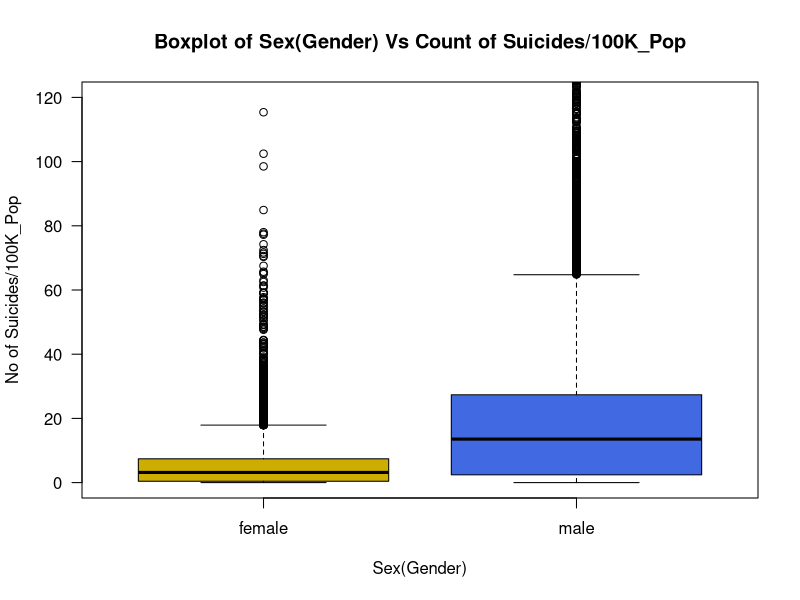
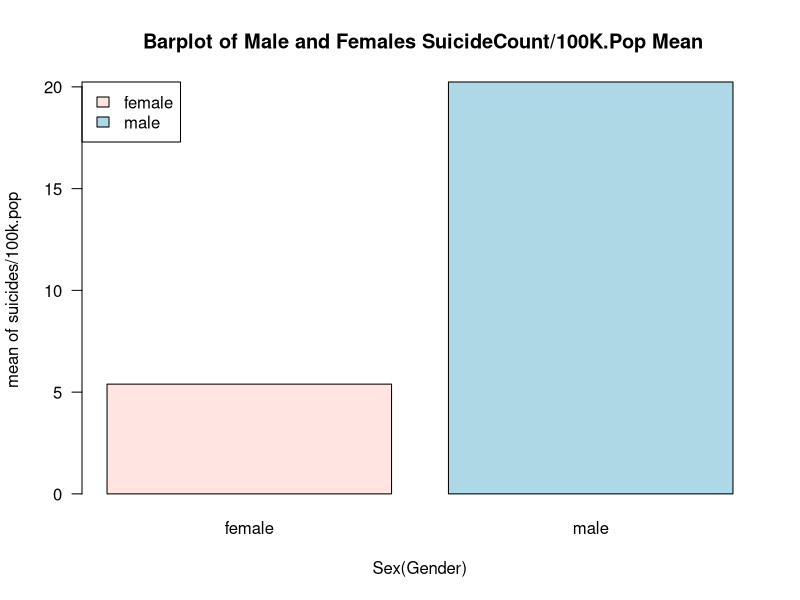
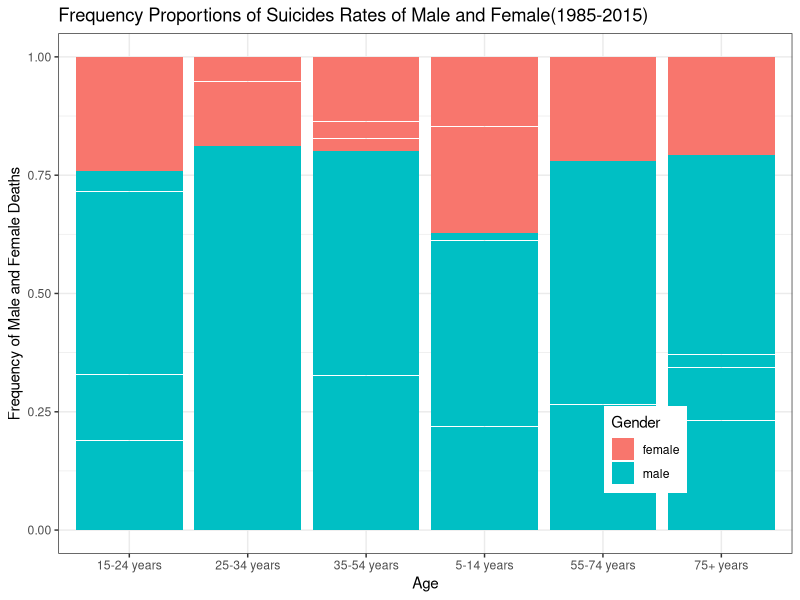
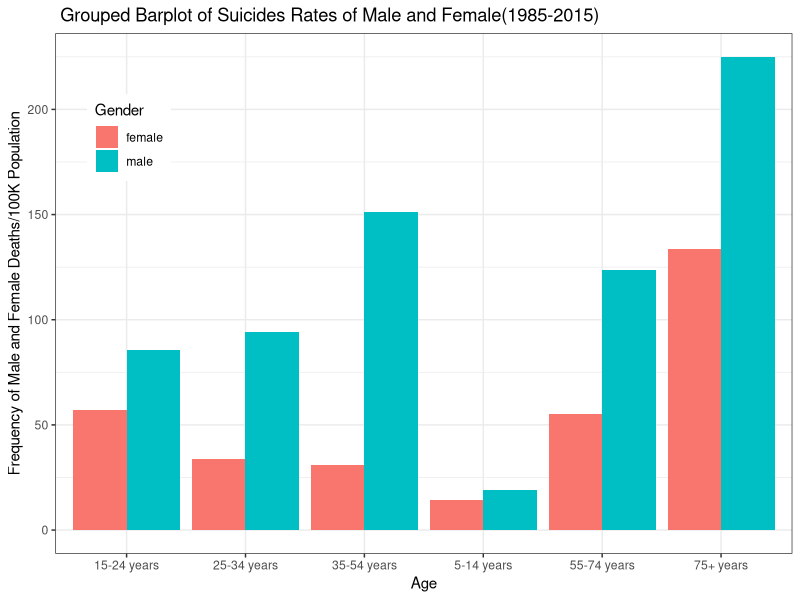
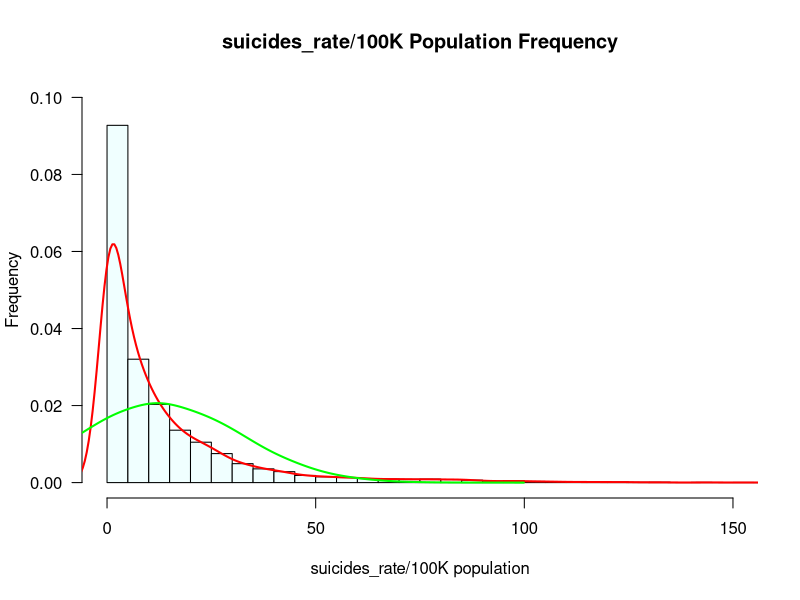

Recreate these plots in R, in order.
pdf("visualization.pdf")

df<- read.csv("master.csv")

# Our Data consists of Nominal Data as Independent Variable(Sex) and Ordinal/Interval Data as Dependent Variable(suicides.100k.pop)
x<- df$sex
y<- df$suicides.100k.pop
# Most of the Data is  present in between the Range of (0,120) remaining are more likely the unique Data up to 200 So we Plotted our Box Plot in Range of (0,120)

boxplot(y ~ x,
        data = df,
        xlab = "Sex(Gender)",
        ylab = "No of Suicides/100K_Pop",
        main = "Boxplot of Sex(Gender) Vs Count of Suicides/100K_Pop",
        ylim = c(0,120),
        col=c("gold3","royal blue"),
        border="black",
        las=1)

# Drawing Barplot Using aggregate Function
a <- aggregate(y~x,FUN=mean)
barplot(a$y,
        names=a$x,
        main=" Barplot of Male and Females SuicideCount/100K.Pop Mean",
        xlab = "Sex(Gender)",
        ylab = "mean of suicides/100k.pop",col=c("mistyrose","lightBlue"),
        args.legend = list(x="topleft"),
        legend.text = a$x,
        las=1)

#Stacked Barplot to show the Comparison of Proportions
# To do Stacked Barplot we will be using the ggplot2 Package
library(ggplot2)
Gender <- df$sex
Count  <- df$suicides.100k.pop
Age    <- df$age
Mydata <- data.frame(Age, Gender,Count)
p <- ggplot(Mydata,aes(Age,Count,fill=Gender))
p +geom_bar(stat="identity",position = "fill") + 
  xlab("Age")+ylab("Frequency of Male and Female Deaths") + 
  ggtitle("Frequency Proportions of Suicides Rates of Male and Female(1985-2015)") +
  theme_bw() +
  theme(legend.position = c(0.8,0.2))

#Grouped Barplot
p +geom_bar(stat="identity",position = "dodge") + 
  xlab("Age")+ylab("Frequency of Male and Female Deaths/100K Population") + 
  ggtitle(" Grouped Barplot of Suicides Rates of Male and Female(1985-2015)")+
  theme_bw()+theme(legend.position = c(0.1,0.8))

# If the Dependent Variable is Ordinal/Interval we need to Draw the Histogram for that Variable

hist(y,50,prob=T,xlim = c(0,150),ylim = c(0,0.1),main="suicides_rate/100K Population Frequency",xlab="suicides_rate/100K population",ylab = "Frequency",col="azure",las=1)

# If we Adjust the curve to 2
lines(density(y,adjust = 2),col="Red",lwd=2)

#Overlay Normal Curve Using Random Normal Distribution
y<- df$suicides.100k.pop
mn=mean(y)
stdD <- sd(y)
x <- seq(0,150,50)
y_norm <- rnorm(length(y),mn,stdD)

#Overlay Normal Curve
lines(density(y_norm,adjust = 2),col="Green",lwd=2)

# We've Performed the T test to Check dependency of Suicides Rate on Gender
Ho = "Gender has no effect on suicides"   # Stating the Null Hypothesis
Ha = "Gender has an effect on suicides"   # Stating the Alternate Hypothesis

males_suicides=df[df['sex'] =='male','suicides.100k.pop']
females_suicides=df[df['sex'] =='female','suicides.100k.pop']
res <- t.test(x=males_suicides,y=females_suicides, data =df, var.equal = TRUE)
res

dev.off()
